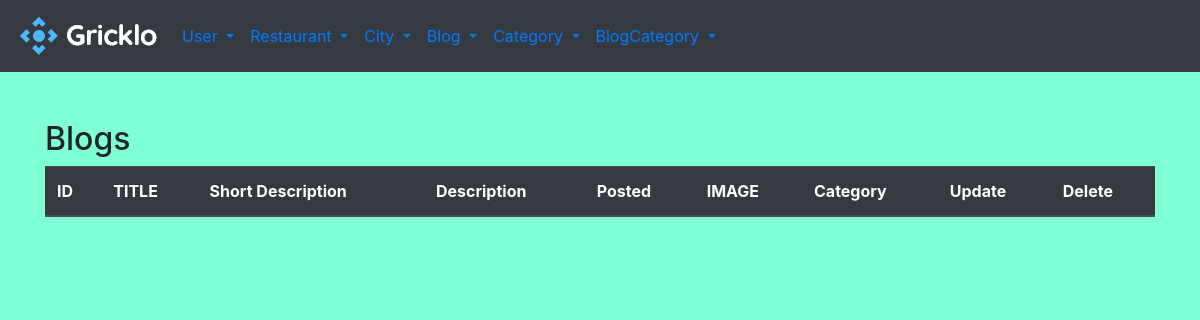
Page /admin/bloglist on the earlier database version.
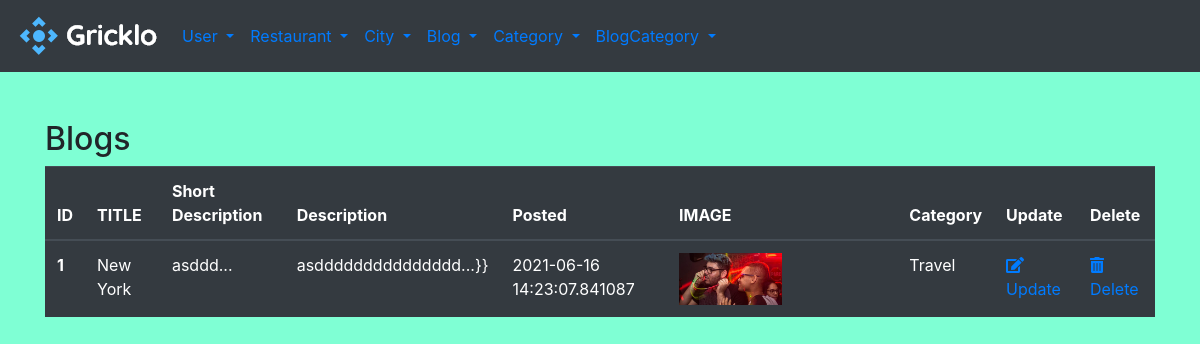
Same page on the later database version.
### gricklo/models.py (models this page shows, shortened)
class Blog(db.Model):
    __tablename__ = "blog"
    id = db.Column(db.Integer, primary_key=True)
    title = db.Column(db.String(50),nullable=False)
    short_description = db.Column(db.String(50),nullable=False)
    description = db.Column(db.Text, nullable=False)
    blog_posted = db.Column(db.DateTime, default=datetime.utcnow)
    image = db.Column(db.String(20), default = "default.png")
    category = db.Column(db.Integer, db.ForeignKey('blogcategory.id'), nullable=False)
    comment = db.relationship('Comment',backref='users',lazy=True, cascade="all,delete")

### gricklo/controlers.py (the view)
@app.route('/admin/bloglist')
def blog_list():
    blogs = Blog.query.all()
    return render_template('admin/bloglist.html', blogs=blogs )

### gricklo/templates/admin/bloglist.html
{% extends "admin/base.html"%}
{% block content%}
<h2>Blogs</h2>
<div class="container">
    <div class="row">
        <table class="table table-dark">
            <thead>
              <tr>
                <th scope="col">ID</th>
                <th scope="col">TITLE</th>
                <th scope="col">Short Description</th>
                <th scope="col">Description</th>
                <th scope="col">Posted</th>
                <th scope="col">IMAGE</th>
                <th scope="col">Category</th>
                <th scope="col">Update</th>
                <th scope="col">Delete</th>
              </tr>
            </thead>
            <tbody>
                {% for blog in blogs %}
                <tr>
                    <th scope="row">{{blog.id}}</th>
                    <td>{{blog.title}}</td>
                    <td>{{blog.short_description |truncate (8)}}</td>
                    <td>{{blog.description |truncate (20)}}}}</td>
                    <td>{{blog.blog_posted}}</td>
                    <td><img src="/static/uploads/{{blog.image}}" alt="" class="w-50"></td>
                    <td>{{blog.category}}</td>
                    <td><a href="{{url_for('blog_edit', id=blog.id)}}"><i class="fas fa-edit"></i>Update</a></td>
                    <td><a href="{{url_for('blog_delete', id=blog.id)}}" onclick="return confirm('Are you sure to delete?')"><i class="fas fa-trash-alt"></i>Delete</a></td>
                  </tr>
                {% endfor %}
            </tbody>
          </table>
    </div>
</div>
{% endblock %}

Differences in the rows shown:
added Blog: id "1", title "New York", short_description "asddd...", description "asddddddddddddddd...", blog_posted "2021-06-16 14:23:07.841087", image (picture), category "Travel"
